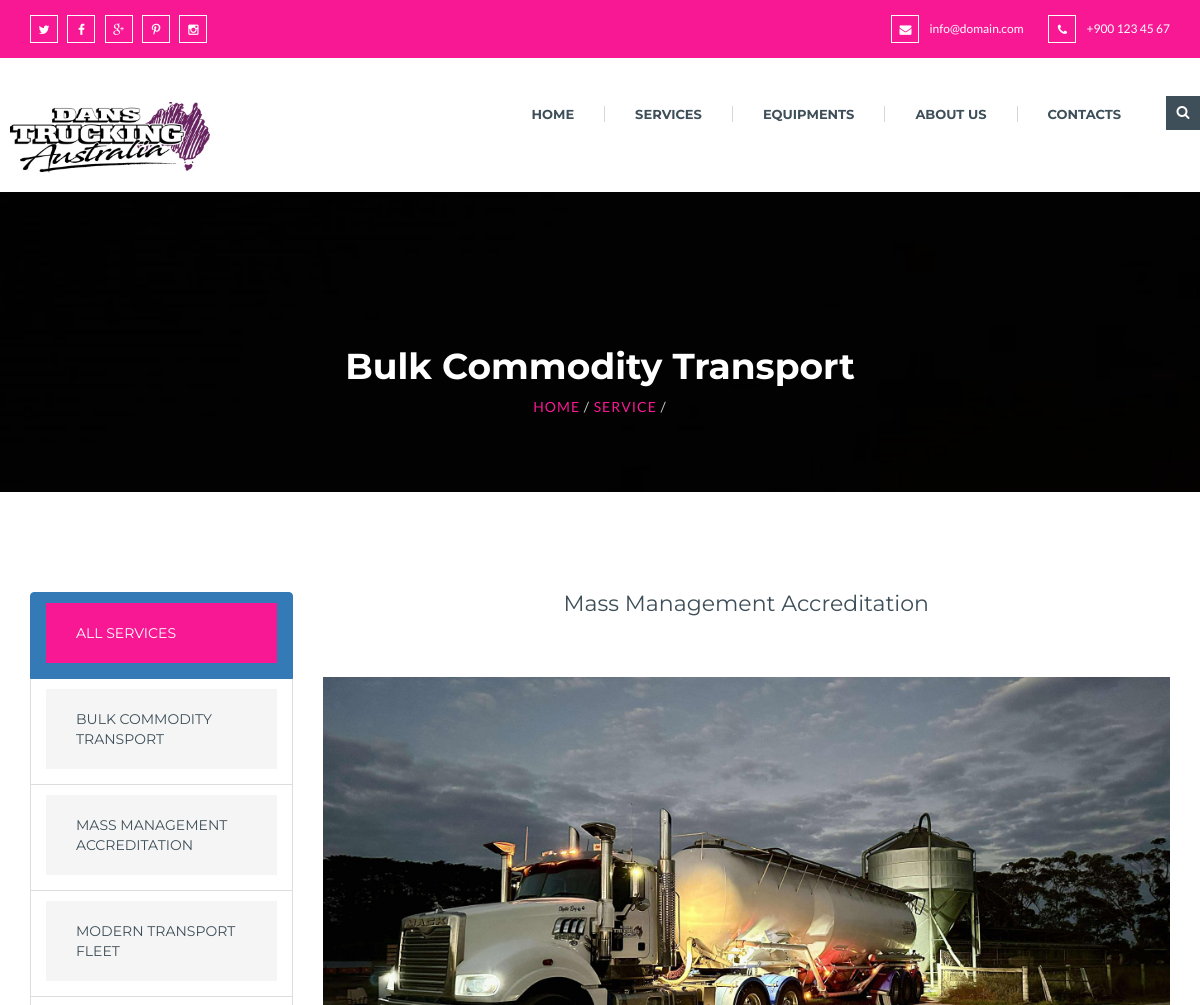
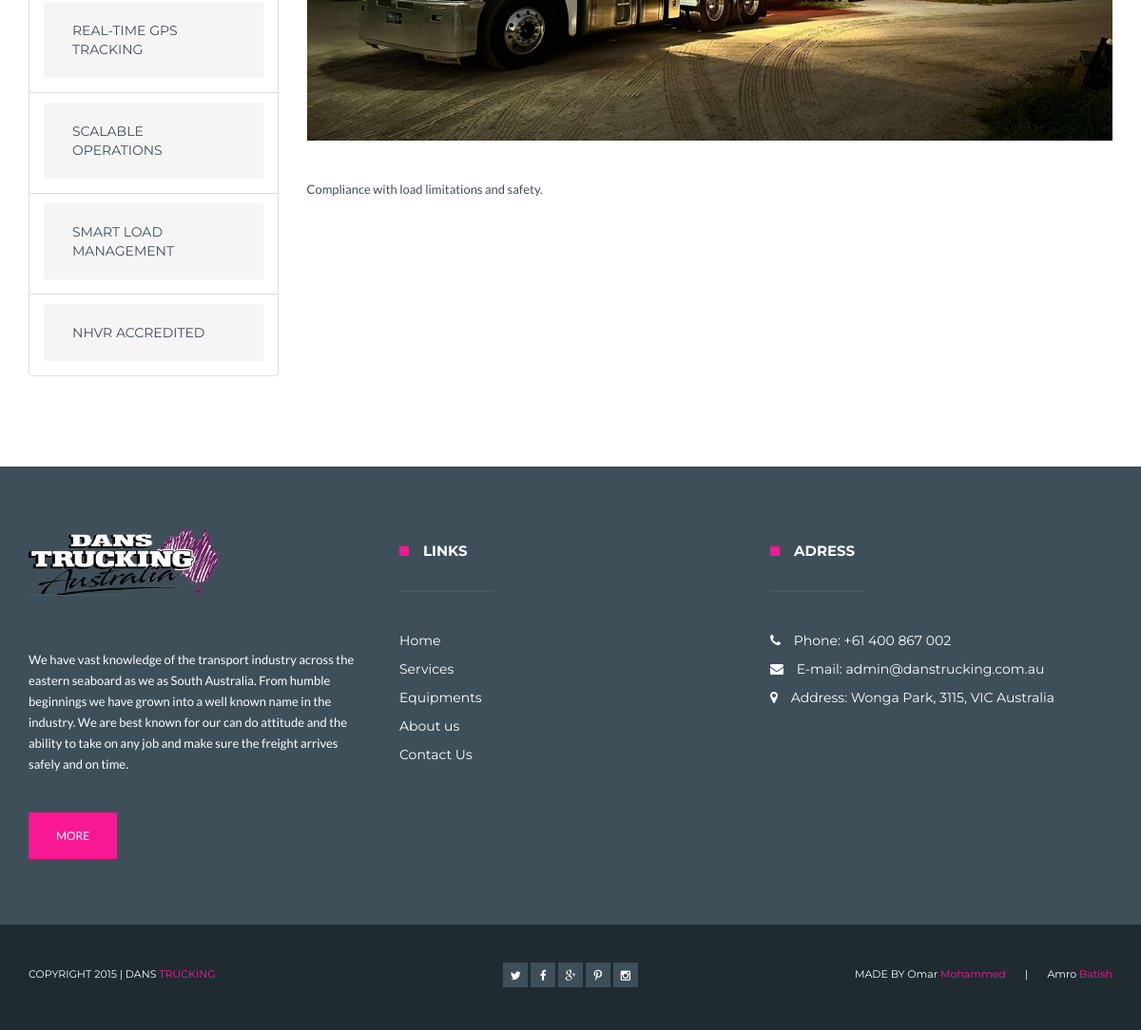
Page /services/2/ on the committed database (2 pictures, top to bottom).
### trucking_app/models.py (models this page shows, shortened)
class Service(models.Model):
    name = models.CharField(max_length=100)
    description = models.TextField()
    image = models.ImageField(upload_to='services_images/', default='path/to/default_image.jpg')  # يمكن أن يكون اسم الأيقونة أو رابط للصورة
    status = models.CharField(max_length=50)  # مثال: "متاح" أو "غير متاح"
    created_at = models.DateTimeField(auto_now_add=True)

### trucking_app/views.py (the view, shortened to what this page needs)
# urls.py: path("services/<int:id>/", views.service_detail, name="service_detail"),
def service_detail(request, id):
    service = get_object_or_404(Service, id=id)
    services = Service.objects.all()  # Get all services for the menu
    return render(request, 'service_detail.html', {
        'service': service,
        'services': services  # Pass all services for the menu
    })

### trucking_app/templates/service_detail.html (shortened to what this page needs)
{% load static %}
<!DOCTYPE html>
<html lang="en">
<head>
<link href="{% static 'css/master.css' %}" rel="stylesheet">
</head>
<body>
	<div class="top-bar">
		<div class="container">
				<div class="top-bar-social">
					<a href="#"><div class="my-btn my-btn-primary">
						<div class="my-btn-text">
							<i class="fa fa-twitter"></i>
						</div>
					</div></a>
					<a href="#"><div class="my-btn my-btn-primary">
						<div class="my-btn-text">
							<i class="fa fa-facebook"></i>
						</div>
					</div></a>
					<a href="#"><div class="my-btn my-btn-primary">
						<div class="my-btn-text">
							<i class="fa fa-google-plus"></i>
						</div>
					</div></a>
					<a href="#"><div class="my-btn my-btn-primary">
						<div class="my-btn-text">
							<i class="fa fa-pinterest-p"></i>
						</div>
					</div></a>
					<a href="#"><div class="my-btn my-btn-primary">
						<div class="my-btn-text">
							<i class="fa fa-instagram"></i>
						</div>
					</div></a>
				</div>
				<div class="top-bar-phone">
					<div class="top-bar-phone-icon">
						<i class="fa fa-phone"></i>
					</div>
					+900 123 45 67
				</div>
				<div class="top-bar-mail">
					<div class="top-bar-mail-icon">
						<i class="fa fa-envelope"></i>
					</div>
					info@domain.com
				</div>
		</div>
	</div>
	<div class="main-navbar main-navbar-2">
		<div class="containerc">
			<div class="row">
				<div class="logo" id="main-logo">
					<div class="logo-text">
						<img src="{% static 'img/logo.jpg' %}" alt="logo" style="width: 200px;">
					</div>
				</div>
				<div class="search-control">
					<a id="show-search" class="show-search latest" href="#">
						<div class="my-btn my-btn-grey">
                            <div class="my-btn-text">
                                <i class="fa fa-search"></i>
                            </div>
						</div>
					</a>
				</div>
				<div class="collapse navbar-collapse main-menu main-menu-2" id="main-menu">
					<ul class="nav navbar-nav">
						<li class="dropdown"><a href="{% url 'home' %}">Home</a></li>
						<li class="dropdown"><a href="{% url 'services' %}">Services</a></li>
						<li class="dropdown"><a href="{% url 'equipments' %}">Equipments</a></li>
						<li><a href="{% url 'about' %}">About us</a></li>
						<li><a href="{% url 'contact' %}">Contacts</a></li>
					</ul>
				</div>
			</div>
		</div>
	</div>
     <div class="page-header" style="background-image: url('/static/media/truck3.jpg');">
  <div class="page-header-overlay"></div>
  <div class="container">
    <h1>Bulk Commodity Transport</h1>
    <p>
		<a href="{% url 'home' %}">Home</a> /
		<a href="{% url 'services' %}">Service</a> /
	</p>
  </div>
</div>
<div class="def-section services-detail">
    <div class="container">
        <div class="row">
            <div class="col-lg-3 col-md-4 col-sm-12 col-xs-12">
                <ul class="list-group service-menu">
                    <li class="list-group-item active">
                        <a href="{% url 'services' %}" class="text-decoration-none">ALL SERVICES</a>
                    </li>
                    {% for service in services %}
                        {% if service.id %}
                            <li class="list-group-item">
								<a href="javascript:void(0);" onclick="loadServiceDetails({{ service.id }})" class="text-decoration-none">
									{{ service.name }}
								</a>
                            </li>
                        {% else %}
                            <li class="list-group-item">{{ service.name }} (No ID)</li>
                        {% endif %}
                    {% endfor %}
                </ul>
            </div>
            <div class="col-lg-9 col-md-8 col-sm-12 col-xs-12">
                <div class="service-detail" id="service-detail">
                    <h2 class="my-4">{{ service.name }}</h2>
                    <div class="service-detail-bigimage mb-4">
                        <img src="{{ service.image.url }}" alt="{{ service.name }}" class="img-fluid rounded" />
                    </div>
                    <div class="row">
                        <div class="col-lg-8 col-md-8 col-sm-12 col-xs-12">
                            <p>{{ service.description }}</p>
                        </div>
                    </div>
                </div>
            </div>
        </div>
    </div>
</div>
	<footer class="def-section footer">
		<div class="container">
			<div class="row">
				<div class="col-lg-4 col-md-4 col-sm-4 col-xs-12 footer-1">
					<div class="logo with-border-bottom">
						<div class="logo-image">
							<img src="{% static 'img/logo.png' %}" alt="" style="width: 200px;" />
						</div>
					</div>
					<div class="footer-1-text">
						<p>We have vast knowledge of the transport industry across the eastern seaboard as we as South Australia. From humble beginnings we have grown into a well known name in the industry. We are best known for our can do attitude and the ability to take on any job and make sure the freight arrives safely and on time. </p>
					</div>
					<div class="footer-1-button">
						<a href="{% url 'about' %}"><div class="my-btn my-btn-primary">
							<div class="my-btn-text">
								MORE
							</div>
						</div></a>
					</div>
				</div>
				<div class="col-lg-4 col-md-4 col-sm-4 col-xs-12 footer-2">
					<h4 class="with-square with-border-bottom">LINKS</h4>
					<div class="footer-2-links">
						<div class="footer-2-links-1">
							<ul>
								<li><a href="{% url 'home' %}">Home</a></li>
								<li><a href="{% url 'services' %}">Services</a></li>
								<li><a href="{% url 'equipments' %}">Equipments</a></li>
								<li><a href="{% url 'about' %}">About us</a></li>
								<li><a href="{% url 'contact' %}">Contact Us</a></li>
							</ul>
						</div>
					</div>
				</div>
				<div class="col-lg-4 col-md-4 col-sm-4 col-xs-12 footer-3">
					<h4 class="with-square with-border-bottom">ADRESS</h4>
					<div class="footer-3-phone footer-3-item">
						<span class="footer-3-icon"><i class="fa fa-phone"></i></span>
						Phone: +61 400 867 002
					</div>
					<div class="footer-3-mail footer-3-item">
						<span class="footer-3-icon"><i class="fa fa-envelope"></i></span>
						E-mail: admin@danstrucking.com.au
					</div>
					<div class="footer-3-adress footer-3-item">
						<span class="footer-3-icon"><i class="fa fa-map-marker"></i></span>
						Address: Wonga Park, 3115, VIC Australia
					</div>
				</div>
			</div>
		</div>
	</footer>
	<div class="bottom">
		<div class="container">
			<div class="row">
				<div class="col-lg-4 col-md-4 col-sm-4 col-xs-12 bottom-1">
					COPYRIGHT 2015 | DANS  <span class="color-primary">TRUCKING</span>
				</div>
				<div class="col-lg-4 col-md-4 col-sm-4 col-xs-12 bottom-2">
					<a href="#"><div class="my-btn my-btn-grey">
						<div class="my-btn-text">
							<i class="fa fa-twitter"></i>
						</div>
					</div></a>
					<a href="#"><div class="my-btn my-btn-grey">
						<div class="my-btn-text">
							<i class="fa fa-facebook"></i>
						</div>
					</div></a>
					<a href="#"><div class="my-btn my-btn-grey">
						<div class="my-btn-text">
							<i class="fa fa-google-plus"></i>
						</div>
					</div></a>
					<a href="#"><div class="my-btn my-btn-grey">
						<div class="my-btn-text">
							<i class="fa fa-pinterest-p"></i>
						</div>
					</div></a>
					<a href="#"><div class="my-btn my-btn-grey">
						<div class="my-btn-text">
							<i class="fa fa-instagram"></i>
						</div>
					</div></a>
				</div>
				<div class="col-lg-4 col-md-4 col-sm-4 col-xs-12 bottom-3">
					MADE BY
					<a target="_blank" href="https://www.linkedin.com/in/omar-m-227b10253/">
						Omar <span class="color-primary">Mohammed</span>
					</a>&nbsp; &nbsp; &nbsp; | &nbsp; &nbsp; &nbsp;
					<a target="_blank" href="https://www.linkedin.com/in/amro-batish01">
						Amro <span class="color-primary">Batish</span>
					</a>
				</div>
			</div>
		</div>
	</div>
</body>
</html>

### trucking_app/static/css/red.css (style rules this page uses)
a { color: #F81894; }
.color-primary { color: #F81894 !important; }
.with-square:before { background-color: #F81894; }
.my-btn-primary { border: 1px solid #F81894; background-color: #F81894; }
.top-bar { background-color: #F81894; }
.service-menu > li.active > a { background-color: #F81894; }

### trucking_app/templates/service_detail.html (style rules this page uses)
.containerc { width: 100%; max-width: 1200px; margin: 0 auto; }
.page-header { position: relative; background-image: url('/static/media/bg/7.jpg'); background-size: cover; background-position: center; background-attachment: fixed; height: 300px; color: white; text-align: center; display: flex; align-items: center; justify-content: center; width: 100%; }
.page-header-overlay { content: ""; position: absolute; top: 0; left: 0; width: 100%; height: 100%; background: rgba(0, 0, 0, 0.5); z-index: 1; }
.page-header .container { position: relative; z-index: 2; }
.page-header h1 { font-size: 36px; font-weight: bold; margin-bottom: 10px; }
.page-header p { font-size: 14px; letter-spacing: 1px; text-transform: uppercase; color: #ccc; }

### rows in the picture
Service: name "BULK COMMODITY TRANSPORT"
Service: name "MASS MANAGEMENT ACCREDITATION", name "Mass Management Accreditation", image (picture), description "Compliance with load limitations and safety."
Service: name "MODERN TRANSPORT FLEET"
Service: name "REAL-TIME GPS TRACKING"
Service: name "SCALABLE OPERATIONS"
Service: name "SMART LOAD MANAGEMENT"
Service: name "NHVR ACCREDITED"
